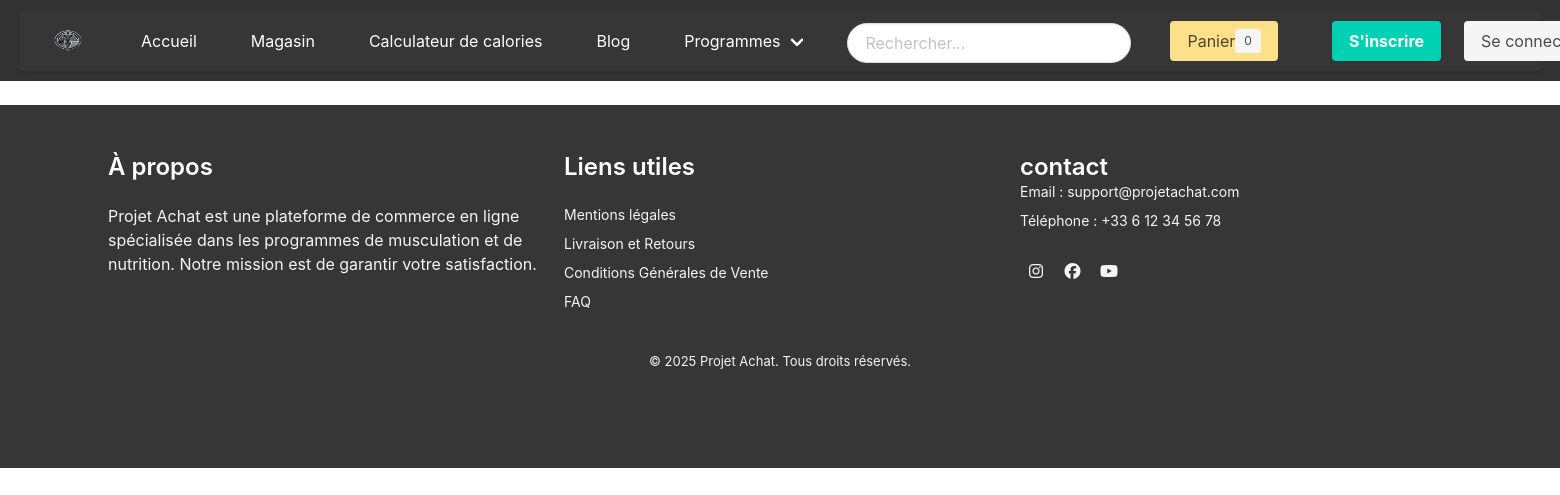
/pages/magasin.php, run on an earlier commit of the app's database.
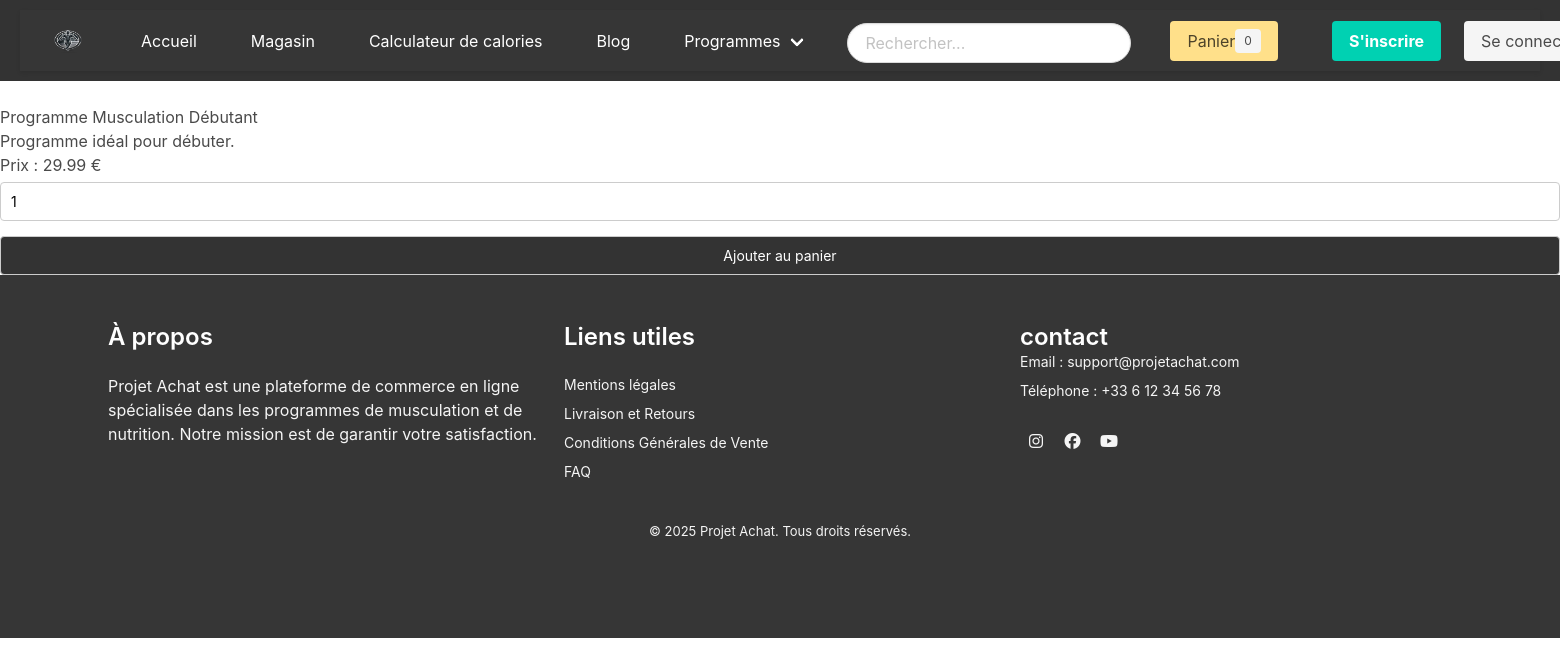
And on a later commit of the database.
### tables this page shows
CREATE TABLE IF NOT EXISTS `produits` (
  `id_produit` int NOT NULL AUTO_INCREMENT,
  `nom_produit` varchar(100) NOT NULL,
  `description` text,
  `prix` decimal(10,2) NOT NULL,
  `quantite_disponible` int NOT NULL,
  `libelle` varchar(50) DEFAULT NULL,
  PRIMARY KEY (`id_produit`)
);

### pages/magasin.php (the view, shortened to what this page needs)
<?php
require_once '../config/db.php';
$stmt = $pdo->query("SELECT * FROM produits");
$produits = $stmt->fetchAll();
?>
<?php include '../includes/header.php';?>
<!DOCTYPE html>
<html lang="fr">
<head>
    <link rel="stylesheet" href="css/style.css">
    <link rel="stylesheet" href="https://cdn.jsdelivr.net/npm/bulma@0.9.4/css/bulma.min.css">
</head>
<body>
<h1>Magasin</h1>
<div class="produits">
    <?php foreach ($produits as $produit): ?>
        <div class="produit">
            <h2><?= htmlspecialchars($produit['nom_produit']); ?></h2>
            <p><?= htmlspecialchars($produit['description']); ?></p>
            <p>Prix : <?= htmlspecialchars($produit['prix']); ?> €</p>
            <form method="POST" action="panier.php">
                <input type="number" name="quantite" value="1" min="1">
                <button type="submit">Ajouter au panier</button>
            </form>
        </div>
    <?php endforeach; ?>
</div>
</body>
<?php include '../includes/footer.php';?>

### includes/header.php (shortened to what this page needs)
<!DOCTYPE html>
<html lang="fr">
<head>
    <link rel="stylesheet" href="../assets/css/style.css">
    <link rel="stylesheet" href="https://cdn.jsdelivr.net/npm/bulma@0.9.4/css/bulma.min.css">
</head>
<body>
<header>
    <nav class="navbar is-dark" role="navigation" aria-label="main navigation">
        <div class="navbar-brand">
            <a class="navbar-item" href="../pages/accueil.php">
                <img src="../img/logo.png" alt="Logo" width="40" height="40">
            </a>
        </div>
        <div id="navbarBasic" class="navbar-menu">
            <div class="navbar-start">
                <a class="navbar-item" href="../pages/accueil.php">Accueil</a>
                <a class="navbar-item" href="../pages/magasin.php">Magasin</a>
                <a class="navbar-item" href="../pages/calculateur_calories.php">Calculateur de calories</a>
                <a class="navbar-item" href="../pages/blog.php">Blog</a>
                <div class="navbar-item has-dropdown is-hoverable">
                    <a class="navbar-link">Programmes</a>
                </div>
            </div>
            <div class="navbar-end">
                <div class="navbar-item">
                    <form action="../pages/recherche.php" method="GET">
                        <input class="input is-rounded" type="text" name="query" placeholder="Rechercher...">
                    </form>
                </div>
                <div class="navbar-item">
                    <a href="../pages/panier.php" class="button is-warning">
                        <span>Panier</span>
                        <span class="tag is-light"><?= isset($_SESSION['cart_count']) ? $_SESSION['cart_count'] : 0; ?></span>
                    </a>
                </div>
                <div class="navbar-item">
                    <div class="buttons">
                        <?php if (isset($_SESSION['user_id'])): ?>
                            <a class="button is-light" href="../pages/compte.php">Mon compte</a>
                            <a class="button is-danger" href="../pages/deconnexion.php">Déconnexion</a>
                        <?php else: ?>
                            <a class="button is-primary" href="../pages/inscription.php"><strong>S'inscrire</strong></a>
                            <a class="button is-light" href="../pages/connexion.php">Se connecter</a>
                        <?php endif; ?>
                    </div>
                </div>
            </div>
        </div>
    </nav>
</header>

### includes/footer.php (shortened to what this page needs)
<footer class="footer has-background-dark has-text-light">
    <div class="container">
        <div class="columns">
            <div class="column is-one-third">
                <h2 class="title is-4 has-text-white">À propos</h2>
                <p class="content has-text-light">
                    Projet Achat est une plateforme de commerce en ligne spécialisée dans les programmes de musculation et de nutrition. Notre mission est de garantir votre satisfaction.
                </p>
            </div>
            <div class="column is-one-third">
                <h2 class="title is-4 has-text-white">Liens utiles</h2>
                <ul class="content">
                    <li><a href="../pages/mentions_legales.php" class="has-text-light">Mentions légales</a></li>
                    <li><a href="../pages/livraison_retours.php" class="has-text-light">Livraison et Retours</a></li>
                    <li><a href="../pages/cgv.php" class="has-text-light">Conditions Générales de Vente</a></li>
                    <li><a href="../pages/faq.php" class="has-text-light">FAQ</a></li>
                </ul>
            </div>
            <div class="column is-one-third">
                <h2 ><a href="../pages/contact.php" class="title is-4 has-text-white">contact</a></h2>
                <ul class="content">
                    <li> Email : <a href="mailto:support@projetachat.com" class="has-text-light">support@projetachat.com</a><br></li>
                    <li>Téléphone :  +33 6 12 34 56 78</li>
                </ul>
                <div class="socials">
                    <a href="https://www.instagram.com" class="icon is-medium has-text-light"><i class="fab fa-instagram"></i></a>
                    <a href="https://www.facebook.com" class="icon is-medium has-text-light"><i class="fab fa-facebook"></i></a>
                    <a href="https://www.youtube.com" class="icon is-medium has-text-light"><i class="fab fa-youtube"></i></a>
                </div>
            </div>
        </div>
        <div class="footer-bottom has-text-centered">
            <p class="content has-text-light">&copy; <?= date("Y"); ?> Projet Achat. Tous droits réservés.</p>
        </div>
    </div>
</footer>

### css/style.css (style rules this page uses)
body { font-family: Arial, sans-serif; margin: 0; padding: 0; }
header { background: #333; color: white; padding: 10px 20px; text-align: center; }
header nav a { color: white; margin: 0 15px; text-decoration: none; }
.navbar { box-shadow: 0 2px 4px rgba(0, 0, 0, 0.1); }
.navbar-item img { max-height: 60px; }
h1 { color: #ffffff; text-align: center; margin-bottom: 20px; }
ul { list-style: none; padding: 0; }
ul li { margin-bottom: 8px; font-size: 14px; }
form { display: flex; flex-direction: column; }
form input, form textarea, form button { margin-top: 5px; padding: 10px; font-size: 14px; border: 1px solid #ccc; border-radius: 4px; }
form button { background-color: #333; color: #fff; cursor: pointer; margin-top: 15px; }
footer { background-color: #333; color: #fff; padding: 20px 0; }
.footer-bottom { text-align: center; margin-top: 20px; font-size: 13px; }

What changed in the data, as far as the page shows it:
added produits: nom_produit "Programme Musculation Débutant", description "Programme idéal pour débuter.", prix "29.99"
